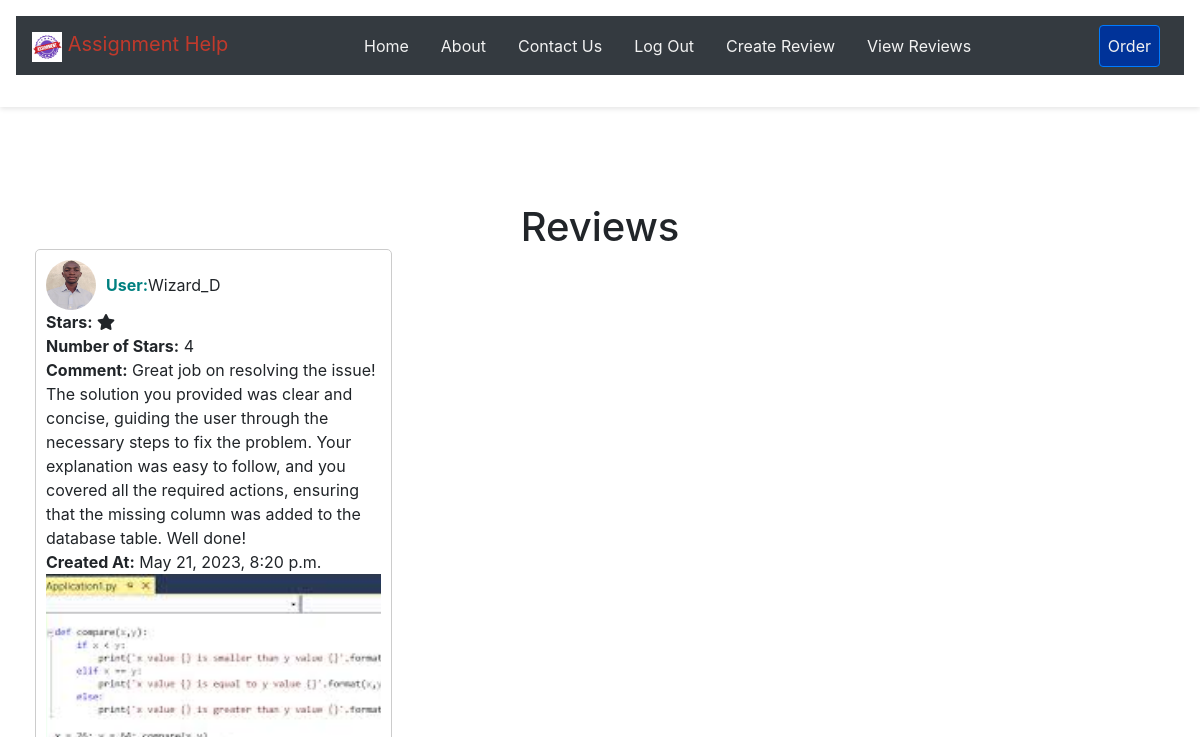
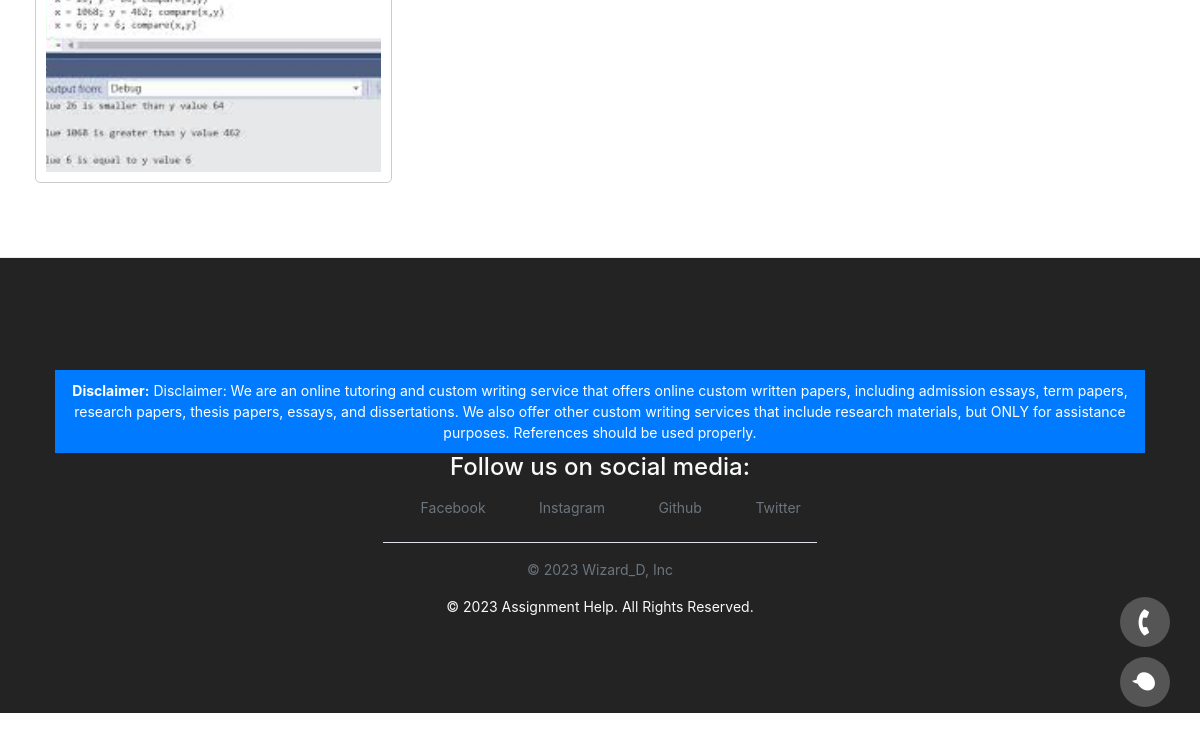
Page /reviews/ (signed in) on the earlier database version (2 pictures, top to bottom).
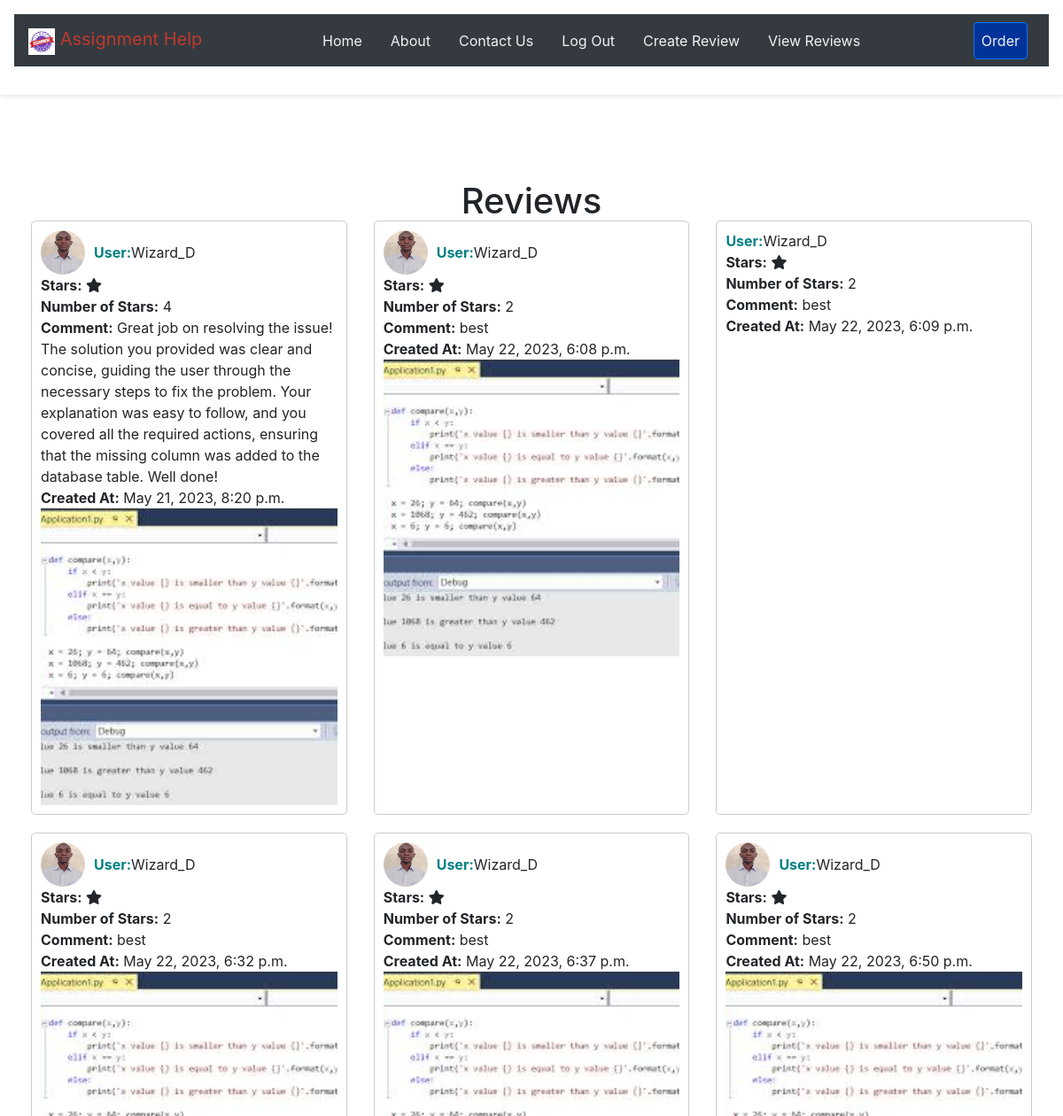
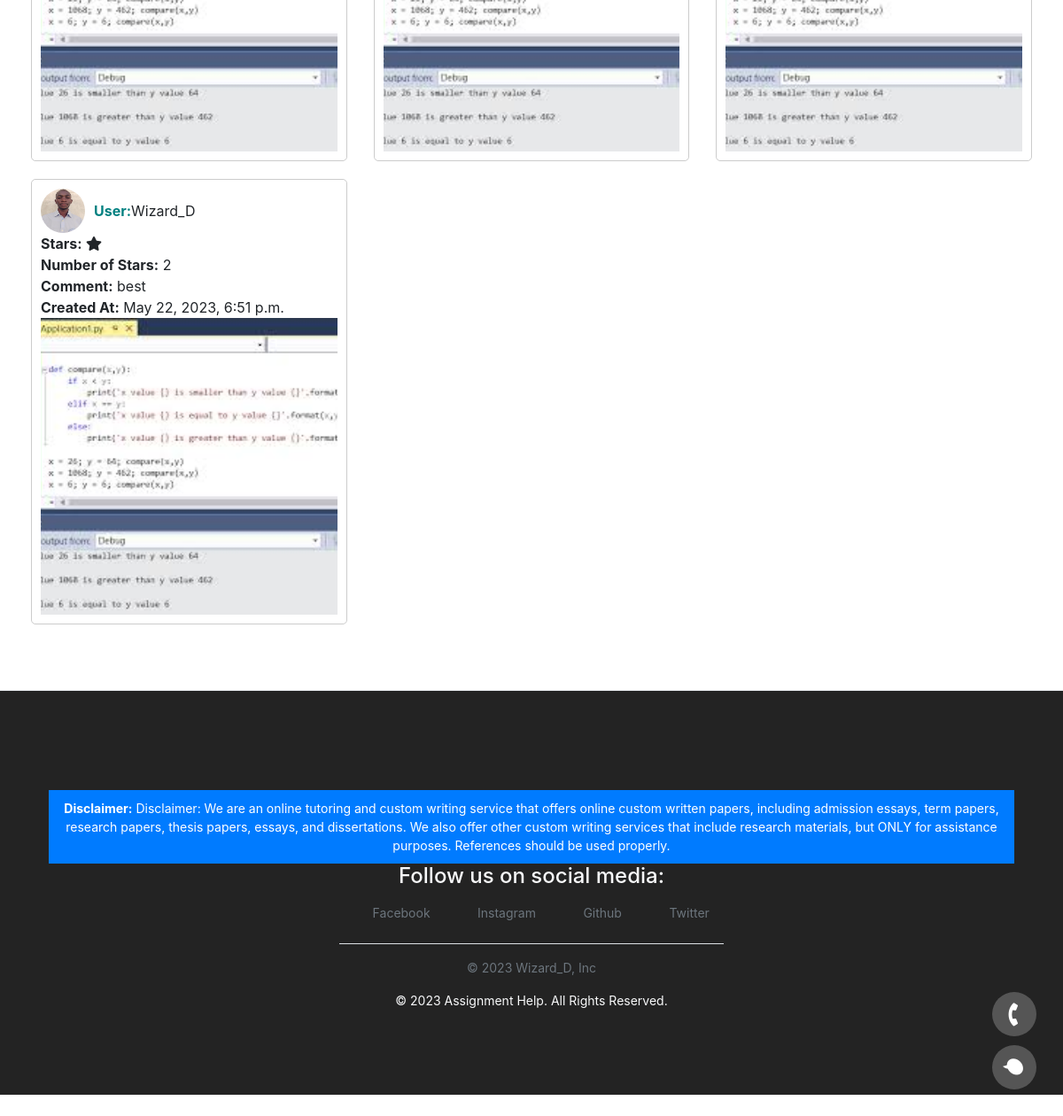
Same page on the later database version (2 pictures, top to bottom).
### reviews/models.py (models this page shows, shortened)
class Review(models.Model):
    user = models.ForeignKey(settings.AUTH_USER_MODEL, on_delete=models.CASCADE)
    stars = models.CharField(max_length=1, choices=[('1', '1'), ('2', '2'), ('3', '3'), ('4', '4'), ('5', '5')], blank=True, null=True)
    comment = models.TextField(blank=True)
    created_at = models.DateTimeField(auto_now_add=True)
    user_image = models.ImageField(upload_to='user_images', blank= True, null=True)
    comment_image = models.ImageField(upload_to='comment_images', blank=True, null=True)

### users/models.py (models this page shows)
class CustomUser(AbstractUser):
    pass

### reviews/views.py (the view)
# urls.py: path('', ReviewListView.as_view(), name='review_list'),
class ReviewListView(LoginRequiredMixin, ListView):
    model = Review
    template_name = 'reviews/review_list.html'
    context_object_name = 'reviews'
    login_url = '/accounts/login/'

### pages/templates/reviews/review_list.html (shortened to what this page needs)
{% extends 'base.html' %}
{% block content %}
  <h1>Reviews</h1>
  <div class="review-grid">
    {% for review in reviews %}
      <div class="review-item">
        <div class="user-info">
          {% if review.user_image %}
            <img src="{{ review.user_image.url }}" alt="User Image" class="review-image">
          {% endif %}
          <strong class="review-username">User:</strong> {{ review.user.username }}
        </div>
        <strong>Stars:</strong>
        {% for _ in review.stars|default:0 %}
          <i class="fas fa-star"></i>
        {% endfor %}
        <br>
        <strong>Number of Stars:</strong> {{ review.stars|default:"0" }}
        <br>
        <strong>Comment:</strong> {{ review.comment }}<br>
        <strong>Created At:</strong> {{ review.created_at }}<br>
        <div class="comment-image-container">
          {% if review.comment_image %}
            <img src="{{ review.comment_image.url }}" alt="Comment Image" class="comment-image">
          {% endif %}
        </div>
      </div>
    {% empty %}
      <div class="no-reviews">No reviews available.</div>
    {% endfor %}
  </div>
{% endblock %}
{% block footer %}
  {% include 'footer.html' %}
{% endblock %}

### pages/templates/base.html (shortened to what this page needs)
<!DOCTYPE html>
<html>
<head>
  {% load static %}
  <link rel="stylesheet" href="https://stackpath.bootstrapcdn.com/bootstrap/4.3.1/css/bootstrap.min.css"
>
  <link rel="stylesheet" href="https://cdnjs.cloudflare.com/ajax/libs/font-awesome/4.7.0/css/font-awesome.min.css">
  <link rel="stylesheet" href="https://cdnjs.cloudflare.com/ajax/libs/font-awesome/5.15.3/css/all.min.css">
  <link href="{% static 'css/base.css' %}" rel="stylesheet">
</head>
<body>
  <header>
    {% include 'nav.html' %}
  </header>
  <div class="container">
    {% block content %}
    {% endblock %}
  </div>
  {% block footer %}
  {% endblock %}
  <div class="chat-popup" id="myChatPopup">
    <a href="#" class="chat-button" onclick="openForm()"><i class="fa fa-phone"></i></a>
    <a href="#" class="chat-button" onclick="openForm()"><i class="fa fa-comment"></i></a>
  </div>
</body>
</html>

### pages/templates/nav.html (shortened to what this page needs)
{% load static %}
<nav class="navbar navbar-expand-md navbar-dark bg-dark mb-3">
  <a class="navbar-brand" href="#">
    <img src="{% static 'images/logo.jpg' %}" alt="Assignment Help Logo" width="30" height="30" class="d-inline-block align-text-top">
    <span class="brand-text" style="color: #c0392b;">Assignment Help</span>
  </a>
  <div class="collapse navbar-collapse" id="navbarNav">
    <ul class="navbar-nav ml-auto">
      <li class="nav-item">
        <a class="nav-link home-link" href="{% url 'home' %}" style="color: #F2F2F2;">Home</a>
      </li>
      <li class="nav-item">
        <a class="nav-link about-link" href="{% url 'about' %}" style="color: #F2F2F2;">About</a>
      </li>
      <li class="nav-item">
        <a class="nav-link contact-link" href="{% url 'save_contact' %}" style="color: #F2F2F2;">Contact Us</a>
      </li>
      {% if user.is_authenticated %}
        <li class="nav-item">
          <a class="nav-link" href="{% url 'logout' %}" style="color: #F2F2F2;">Log Out</a>
        </li>
        <li class="nav-item">
          <a class="nav-link" href="{% url 'reviews:review_create' %}" style="color: #F2F2F2;">Create Review</a>
        </li>
        <li class="nav-item">
          <a class="nav-link" href="{% url 'reviews:review_list' %}" style="color: #F2F2F2;">View Reviews</a>
        </li>
      {% else %}
        <li class="nav-item">
          <a class="nav-link" href="{% url 'login' %}" style="color: #F2F2F2;">Log In</a>
        </li>
      {% endif %}
    </ul>
    <ul class="navbar-nav ml-auto">
      {% if user.is_authenticated %}
        <li class="nav-item">
          <a class="nav-link order-link btn btn-primary" href="{% url 'save_order' %}">Order</a>
        </li>
      {% endif %}
    </ul>
  </div>
</nav>

### pages/templates/footer.html
<footer class="py-3 my-4">
  <div class="container">
    <div style="background-color: #007bff; color: #fff; padding: 10px;">
      <p class="text-center mb-0"><strong>Disclaimer:</strong> Disclaimer: We are an online tutoring and custom writing service that offers online custom written papers, including admission essays, term papers, research papers, thesis papers, essays, and dissertations. We also offer other custom writing services that include research materials, but ONLY for assistance purposes. References should be used properly.</p>
    </div>
    <h4 class="text-center">Follow us on social media:</h4>
    <ul class="nav justify-content-center border-bottom pb-3 mb-3">
      <li class="nav-item">
        <a href="https://www.facebook.com/" class="nav-link px-2 text-muted"><i class="fa fa-facebook fa-fw"></i> Facebook</a>
      </li>
      <li class="nav-item">
        <a href="https://www.instagram.com/" class="nav-link px-2 text-muted"><i class="fa fa-instagram fa-fw"></i> Instagram</a>
      </li>
      <li class="nav-item">
        <a href="https://www.github.com/" class="nav-link px-2 text-muted"><i class="fa fa-github fa-fw"></i> Github</a>
      </li>
      <li class="nav-item">
        <a href="https://www.twitter.com/" class="nav-link px-2 text-muted"><i class="fa fa-twitter fa-fw"></i> Twitter</a>
      </li>
    </ul>
    <p class="text-center text-muted">&copy; 2023 Wizard_D, Inc</p>
    <p class="text-center">&copy; 2023 Assignment Help. All Rights Reserved.</p>
  </div>
</footer>

### pages/static/css/base.css (style rules this page uses)
body { margin: 0; font-family: -apple-system, BlinkMacSystemFont, "Segoe UI", Roboto, "Helvetica Neue", Arial, "Noto Sans", sans-serif, "Apple Color Emoji", "Segoe UI Emoji", "Segoe UI Symbol", "Noto Color Emoji"; font-size: 1rem; font-weight: 400; line-height: 1.5; color: #212529; text-align: left; background-color: #fff; }
.container { width: 100%; padding-right: 15px; padding-left: 15px; margin-right: auto; margin-left: auto; }
a { color: #007bff; text-decoration: none; }
header { background-color: #fff; box-shadow: 0px 2px 5px rgba(0, 0, 0, 0.1); padding: 16px; position: relative; top: 0; left: 0; width: 100%; z-index: 100; }
.navbar { display: flex; flex-wrap: wrap; align-items: center; justify-content: space-between; padding: 0.5rem 1rem; }
.navbar-brand { color: #fff; font-size: 1.25rem; text-decoration: none; }
.navbar-collapse { flex-basis: 100%; flex-grow: 1; align-items: center; }
.navbar-nav { margin: 0; padding: 0; list-style: none; display: flex; justify-content: flex-end; }
.nav-item { margin: 0 0.5rem; }
.nav-link { color: #fff; text-decoration: none; }
.btn { display: inline-block; font-weight: 400; color: #212529; text-align: center; vertical-align: middle; cursor: pointer; border: 1px solid transparent; padding: 0.375rem 0.75rem; font-size: 1rem; line-height: 1.5; border-radius: 0.25rem; transition: color 0.15s ease-in-out, background-color 0.15s ease-in-out, border-color 0.15s ease-in-out, box-shadow 0.15s ease-in-out; }
.btn-primary { color: #fff; background-color: #007bff; border-color: #007bff; }
.ml-auto { margin-left: auto; }
.container { margin-top: 96px; margin-bottom: 64px; flex-grow: 1; display: flex; flex-direction: column; justify-content: center; align-items: center; }
.btn-primary { background-color: #007bff; border-color: #007bff; }
footer { background-color: #232323; color: #f8f9fa; padding: 40px; border-top: 1px solid #e9ecef; position: relative; bottom: 0; left: 0; width: 100%; text-align: center; font-size: 14px; margin-top: 64px; }
.chat-popup { position: fixed; bottom: 20px; right: 30px; z-index: 9999; }
.chat-popup .chat-button { display: block; margin-bottom: 10px; border-radius: 50%; background-color: #555; color: #fff; text-align: center; font-size: 20px; padding: 10px; width: 50px; height: 50px; }
.chat-popup .fa-phone { transform: rotate(135deg); }
.chat-popup .fa-comment { transform: rotate(45deg); }
.h1,.h2,.h3,.h4,.h5,.h6,h1,h2,h3,h4,h5,h6 { margin-bottom: .5rem; font-family: inherit; font-weight: 500; line-height: 1.2; color: inherit }
.h1,h1 { font-size: 2.5rem }
.h4,h4 { font-size: 1.5rem }

### pages/templates/nav.html (style rules this page uses)
.order-link { background-color: #003399; color: #F2F2F2 !important; padding: 8px 16px; border-radius: 4px; }

### pages/templates/reviews/review_list.html (style rules this page uses)
.review-grid { display: flex; flex-wrap: wrap; justify-content: space-between; margin: -10px; }
.review-item { flex-basis: calc(33.33% - 20px); box-sizing: border-box; padding: 10px; margin-bottom: 20px; border: 1px solid #ccc; border-radius: 5px; }
.user-info { display: flex; align-items: center; }
.review-image { width: 50px; height: 50px; border-radius: 50%; margin-right: 10px; }
.review-username { color: #008080; }
.comment-image-container { position: relative; height: 0; padding-top: 100%; overflow: hidden; }
.comment-image-container img { position: absolute; top: 0; left: 0; width: 100%; height: 100%; object-fit: cover; }

Differences in the rows shown:
added Review: user_image (picture), user.username "Wizard_D", stars "2", comment "best", created_at "May 22, 2023, 6:08 p.m.", comment_image (picture)
added Review: user.username "Wizard_D", stars "2", comment "best", created_at "May 22, 2023, 6:09 p.m."
added Review: user_image (picture), user.username "Wizard_D", stars "2", comment "best", created_at "May 22, 2023, 6:32 p.m.", comment_image (picture)
added Review: user_image (picture), user.username "Wizard_D", stars "2", comment "best", created_at "May 22, 2023, 6:37 p.m.", comment_image (picture)
added Review: user_image (picture), user.username "Wizard_D", stars "2", comment "best", created_at "May 22, 2023, 6:50 p.m.", comment_image (picture)
added Review: user_image (picture), user.username "Wizard_D", stars "2", comment "best", created_at "May 22, 2023, 6:51 p.m.", comment_image (picture)
